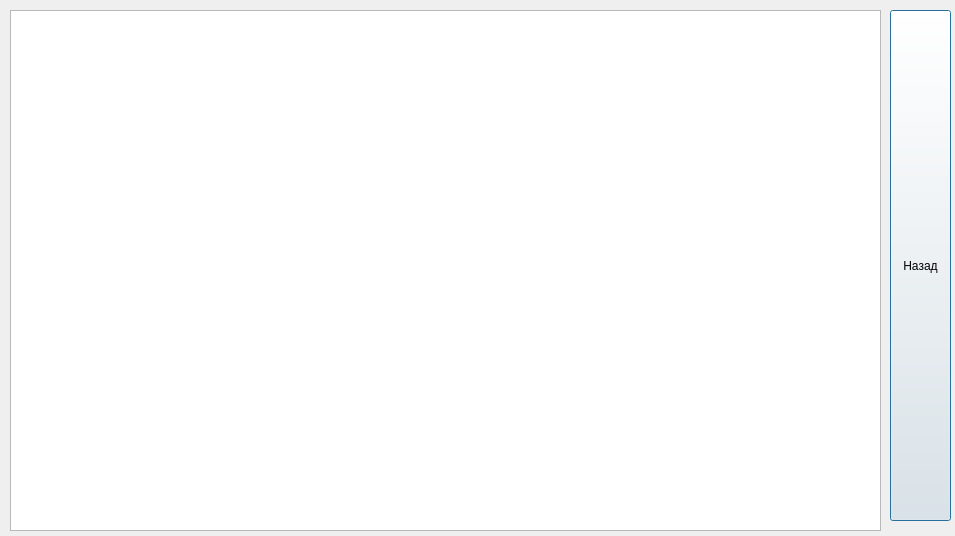
<?xml version="1.0" encoding="UTF-8"?>
<ui version="4.0">
 <class>LogForm</class>
 <widget class="QDialog" name="LogForm">
  <property name="geometry">
   <rect>
    <x>0</x>
    <y>0</y>
    <width>955</width>
    <height>536</height>
   </rect>
  </property>
  <property name="windowTitle">
   <string>Dialog</string>
  </property>
  <widget class="QTextEdit" name="textEdit">
   <property name="geometry">
    <rect>
     <x>10</x>
     <y>10</y>
     <width>871</width>
     <height>521</height>
    </rect>
   </property>
  </widget>
  <widget class="QPushButton" name="returnButton">
   <property name="geometry">
    <rect>
     <x>890</x>
     <y>10</y>
     <width>61</width>
     <height>511</height>
    </rect>
   </property>
   <property name="text">
    <string>Назад</string>
   </property>
  </widget>
 </widget>
 <resources/>
 <connections/>
</ui>
